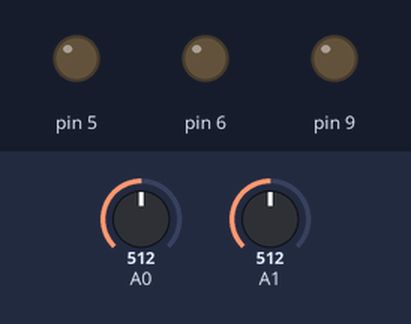
Bench run of a sketch on a simulated Arduino Uno, built with avr-gcc and run on an emulated ATmega328P. On the bench: output pins drawn as LEDs (lit = HIGH). Inputs (shaded band) come from the test bench; at power-on: A0 = 512, A1 = 512.

Above: at 1.2 s.
1.3 s: A0 set to 556
At 1.6 s:
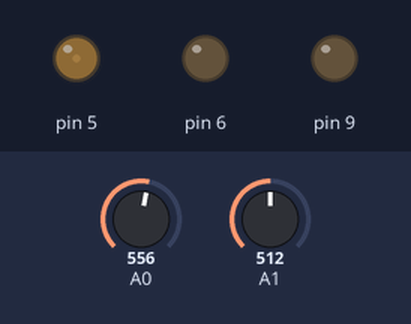
2.8 s: A1 set to 532
4.3 s: A1 set to 557
At 5.1 s:
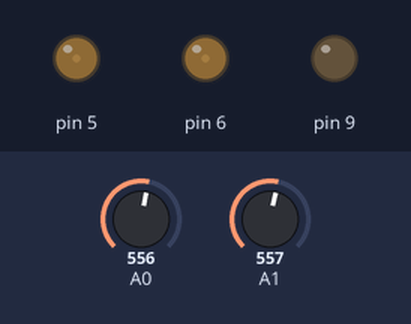
5.8 s: A0 set to 511
At 6.3 s:
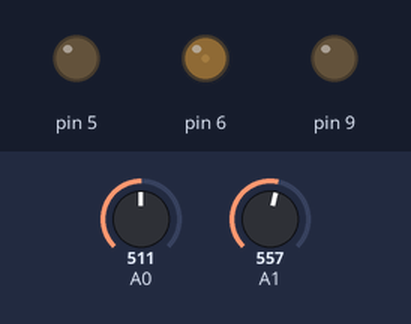
7.3 s: A1 set to 716
At 8.5 s:
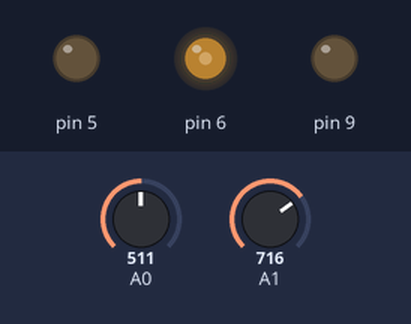
8.8 s: A0 set to 468
At 9.7 s:
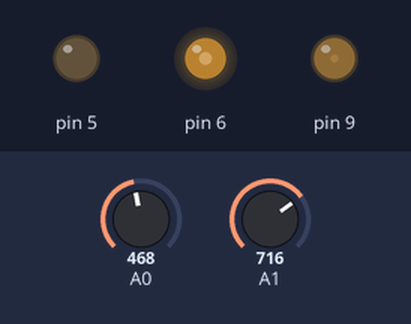
Timing chart, 0 to 11.3 s (numbered marks = the images above; inputs shaded):
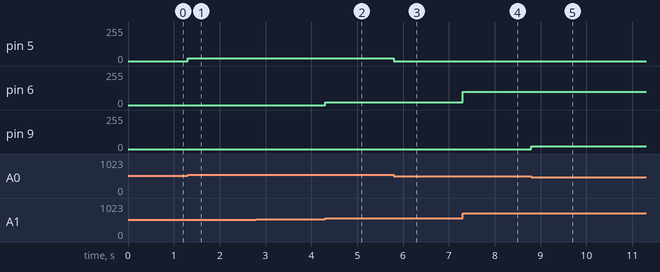

Measured:
- after the input at 1.3 s, pin 5: 0/255 → 21/255 at once
- after the input at 2.8 s, every drawn part: stays the same
- after the input at 4.3 s, pin 6: 0/255 → 22/255 at once
- after the input at 5.8 s, pin 5: 21/255 → 0/255 at once
- after the input at 7.3 s, pin 6: 22/255 → 101/255 at once
- after the input at 8.8 s, pin 9: 0/255 → 21/255 at once

The sketch:

joystick.ino
```cpp
int x = map(analogRead(A0), 0, 1023, 0, 255);
int y = map(analogRead(A1), 0, 1023, 0, 255);


void setup(){
  Serial.begin(9600);
}

void loop(){
  x = map(abs(analogRead(A0)-512), 0, 512, 0, 255);
  y = map(abs(analogRead(A1)-512), 0, 512, 0, 255);

  // int magnitude = analogRead();

  if (analogRead(A0) >= 512 && abs(analogRead(A0)-512) > 30) analogWrite(5, x);
    else digitalWrite(5,0);
  if (analogRead(A0) < 512 && abs(analogRead(A0)-512) > 30) analogWrite(9,x);
      else digitalWrite(9,0);

  if (analogRead(A1) >= 512 && abs(analogRead(A1)-512) > 30) analogWrite(6,y);
      else digitalWrite(6,0);

  if (analogRead(A1) < 512 && abs(analogRead(A1)-512) > 30) analogWrite(3,y);
      else digitalWrite(3,0);

}
```
